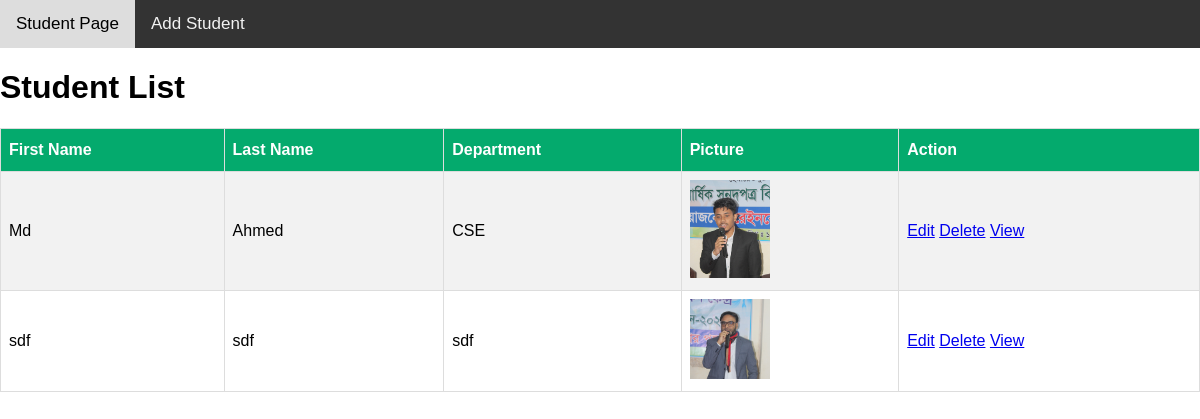
The app's page /, older data.
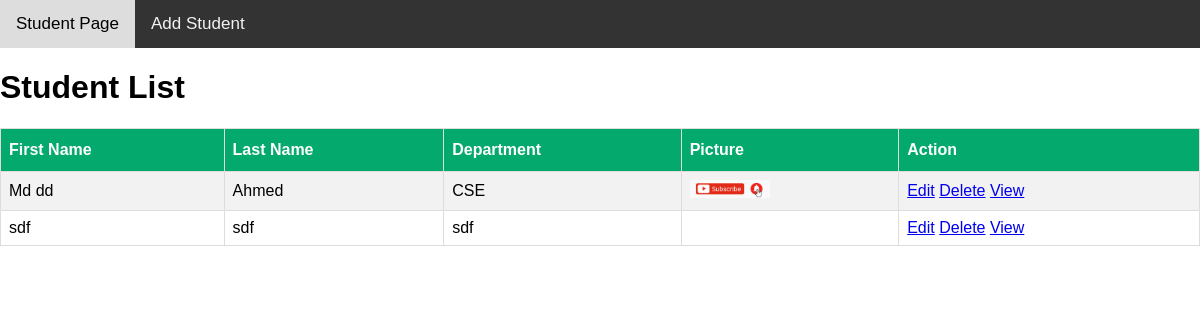
The same page, newer data.
### myApp/models.py (models this page shows)
class studentModel(models.Model):
    FirstName=models.CharField(max_length=30)
    LastName=models.CharField(max_length=30)
    Department=models.CharField(max_length=30)
    StudentImage=models.ImageField(upload_to='media/images/',null=True)

### myProject/views.py (the view)
# urls.py: path('',studentpage,name="studentpage"),
def studentpage(request):
    student = studentModel.objects.all()
    studic={
        'std':student
    }
    return render(request, 'student.html',studic)

### template/student.html
{% extends 'master.html' %}
{% block content %}
    <h1>Student List</h1>
    <table id="customers">
        <tr>
            <th>First Name</th>
            <th>Last Name</th>
            <th>Department</th>
            <th>Picture</th>
            <th>Action</th>
        </tr>
        {% for i in std %}
        <tr>
            <td> {{i.FirstName}} </td>
            <td> {{i.LastName}} </td>
            <td> {{i.Department}} </td>
            <td>
                <img src="/{{i.StudentImage}}" alt="" width="80px" height="auto">
            </td>
            <td>
                <a href="{% url 'editstudent' i.id %}">Edit</a>
                <a href="{% url 'deletestudent' i.id %}">Delete</a>
                <a href="{% url 'viewstudent' i.id %}">View</a>
            </td>
        </tr>
        {% endfor %}
    </table>
{% endblock content %}

Row changes from the older to the newer data that the page shows:
changed studentModel "Ahmed": FirstName "Md" → "Md dd"; StudentImage: a different picture
changed studentModel "sdf": StudentImage: picture removed
